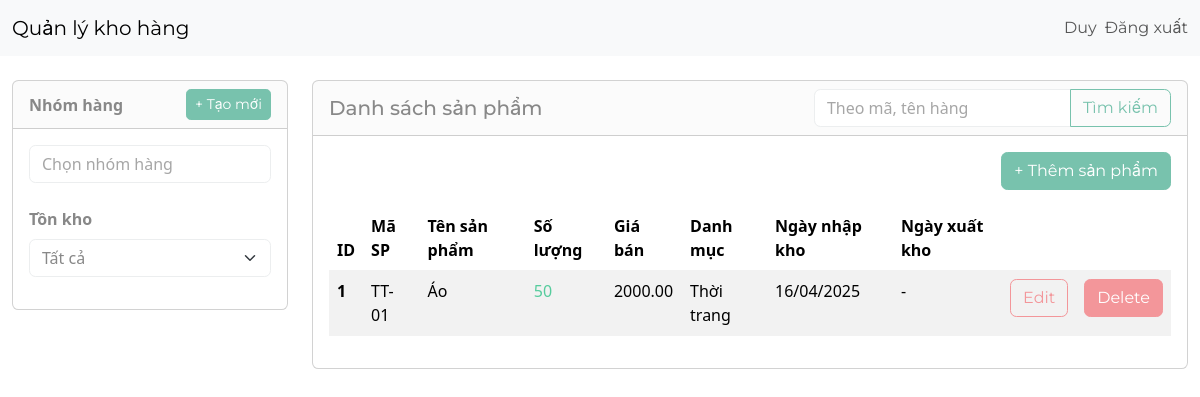
Before: /dashboard/ (signed in) with the older database file.
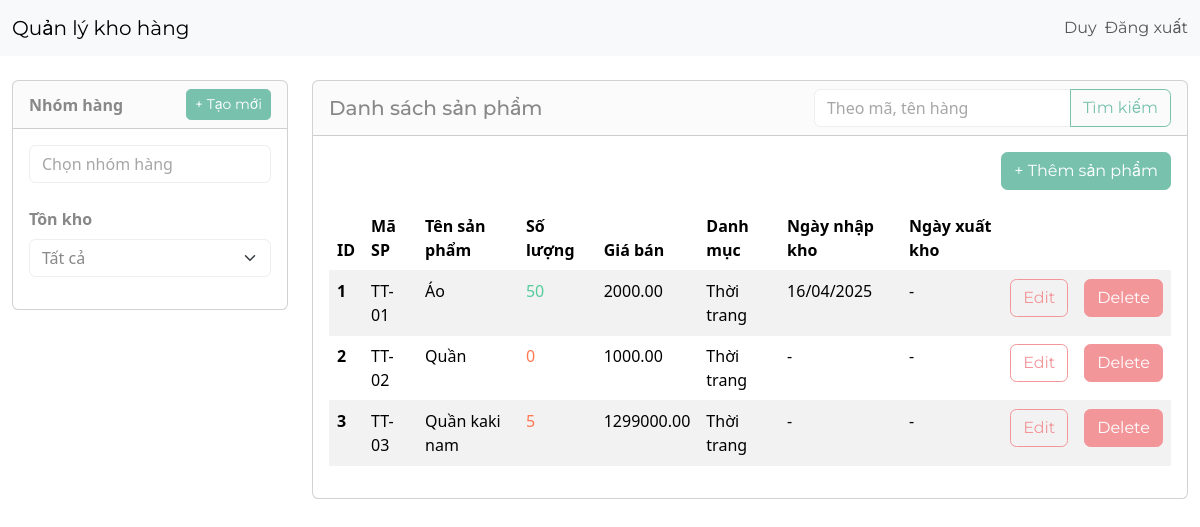
After: the same page with the newer database file.
### inventory/models.py (models this page shows, shortened)
class InventoryItem(models.Model):
	name = models.CharField(max_length=200)
	sku = models.CharField(max_length=50, unique=True, verbose_name="Mã sản phẩm")
	quantity = models.IntegerField()
	selling_price = models.DecimalField(max_digits=10, decimal_places=2, verbose_name="Giá bán")
	category = models.ForeignKey('Category', on_delete=models.SET_NULL, blank=True, null=True)
	product_group = models.ForeignKey(ProductGroup, on_delete=models.SET_NULL, blank=True, null=True, verbose_name="Nhóm hàng")
	date_created = models.DateTimeField(auto_now_add=True)
	user = models.ForeignKey(User, on_delete=models.CASCADE)
	date_stocked = models.DateField(verbose_name="Ngày nhập kho", null=True, blank=True)
	date_sold = models.DateField(verbose_name="Ngày xuất kho", null=True, blank=True)

class Category(models.Model):
	name = models.CharField(max_length=200)
	class Meta:
		verbose_name_plural = 'categories'

### inventory/views.py (the view, shortened to what this page needs)
# urls.py: path('dashboard/', Dashboard.as_view(), name='dashboard'),
class Dashboard(LoginRequiredMixin, View):
	def get(self, request):
		search_query = request.GET.get('q', None)
		selected_group_ids = request.GET.getlist('product_group_filter')
		stock_filter = request.GET.get('stock_filter', None)
		user_items = InventoryItem.objects.filter(user=self.request.user.id)
		if search_query:
			user_items = user_items.filter(
				Q(name__icontains=search_query) | Q(sku__icontains=search_query)
			)
		selected_group_ids_int = []
		if selected_group_ids:
			for gid_str in selected_group_ids:
				if gid_str.isdigit():
					selected_group_ids_int.append(int(gid_str))
		if selected_group_ids_int: # Chỉ lọc nếu có ID hợp lệ
			user_items = user_items.filter(product_group__id__in=selected_group_ids_int)
		low_inventory_ids = list(InventoryItem.objects.filter(user=self.request.user.id, quantity__lte=LOW_QUANTITY).values_list('id', flat=True))
		all_product_groups = ProductGroup.objects.all().order_by('name')
		product_group_form = ProductGroupForm()
		items = user_items.order_by('id')
		context = {
			'items': items,
			'low_inventory_ids': low_inventory_ids, # Giữ nguyên từ code gốc
			'all_product_groups': all_product_groups,
			'selected_group_ids': selected_group_ids_int, # Truyền lại ID đã chọn (dạng số nguyên)
			'product_group_form': product_group_form,
			'search_query': search_query,
			'stock_filter': stock_filter,
		}
		return render(request, 'inventory/dashboard.html', context)

### inventory/forms.py
class ProductGroupForm(forms.ModelForm):
	class Meta:
		model = ProductGroup
		fields = ['name']
		labels = {
			'name': 'Tên nhóm hàng',
		}
		widgets = {
            'name': forms.TextInput(attrs={'class': 'form-control','placeholder': 'Nhập tên nhóm hàng'}),
        }

### inventory/templates/inventory/dashboard.html (shortened to what this page needs)
{% extends 'inventory/base.html' %}
{% load crispy_forms_tags %}
{% block content %}
<div class="container-fluid mt-4">
    <div class="row">
        <div class="col-md-3">
            <div class="card mb-4">
                <div class="card-header d-flex justify-content-between align-items-center">
                    <strong>Nhóm hàng</strong>
                    <a href="#" class="btn btn-sm btn-primary" data-bs-toggle="modal" data-bs-target="#createProductGroupModal">
                        + Tạo mới
                    </a>
                </div>
                <div class="card-body">
                    <form method="GET" action="{% url 'dashboard' %}" id="filterForm">
                        <div class="dropdown mb-3 w-100">
                            <input type="text" class="form-control" id="groupSearchInput"
                                    placeholder="Chọn nhóm hàng" readonly
                                    data-bs-toggle="dropdown" aria-expanded="false">
                        </div>
                        <div class="mt-4">
                            <strong class="d-block mb-2">Tồn kho</strong>
                            <div class="dropdown mb-3 w-100">
                                <select class="form-select" name="stock_filter" id="stockFilter">
                                    <option value="">Tất cả</option>
                                </select>
                            </div>
                        </div>
                    </form>
                </div>
            </div>
        </div>
            <div class="col-md-9">
                <div class="card">
					<div class="card-header d-flex justify-content-between align-items-center">
						<h5 class="mb-0">Danh sách sản phẩm</h5>
						<div>
							<form method="GET" action="{% url 'dashboard' %}" class="d-flex mb-0">
								<div class="input-group">
									<input type="text" name="q" class="form-control" placeholder="Theo mã, tên hàng" value="{{ search_query | default:'' }}">
									<button class="btn btn-outline-primary" type="submit">Tìm kiếm</button>
								</div>
							</form>
						</div>
					</div>
				<div class="card-body">
					<div class="d-flex justify-content-end mb-3">
						<a href="{% url 'add-item' %}" class="btn btn-primary">+ Thêm sản phẩm</a>
					</div>
				<div class="table-responsive">
					<table class="table table-hover table-striped">
						<thead>
							<tr>
								<th scope="col">ID</th>
								<th scope="col">Mã SP</th>
								<th scope="col">Tên sản phẩm</th>
								<th scope="col">Số lượng</th>
								<th scope="col">Giá bán</th>
								<th scope="col">Danh mục</th>
								<th scope="col">Ngày nhập kho</th>
								<th scope="col">Ngày xuất kho</th>
								<th scope="col"></th>
								<th scope="col"></th>
							</tr>
						</thead>
						<tbody>
							{% for item in items %}
							<tr>
								<th scope="row">{{ forloop.counter }}</th>
								<td>{{ item.sku }}</td>
								<td>{{ item.name }}</td>
								{% if item.id in low_inventory_ids %}
									<td class="text-danger">{{ item.quantity }}</td>
								{% else %}
									<td class="text-success">{{ item.quantity }}</td>
								{% endif %}
								<td>{{ item.selling_price }}</td>
								<td>{{ item.category.name }}</td>
								<td>{{ item.date_stocked|date:"d/m/Y"|default:"-" }}</td>
								<td>{{ item.date_sold|date:"d/m/Y"|default:"-" }}</td>
								<td><a href="{% url 'edit-item' item.id %}" class="btn btn-outline-secondary">Edit</a></td>
								<td><a href="{% url 'delete-item' item.id %}" class="btn btn-secondary">Delete</a></td>
							</tr>
							{% endfor %}
						</tbody>
					</table>
				</div>
			</div>
		</div>
	</div>
</div>
{% endblock content %}

### inventory/templates/inventory/base.html (shortened to what this page needs)
<!DOCTYPE html>
<html lang="en">
<head>
	<link href="https://bootswatch.com/5/minty/bootstrap.min.css" rel="stylesheet">
	<link rel="stylesheet" href="https://cdnjs.cloudflare.com/ajax/libs/font-awesome/6.0.0/css/all.min.css">
</head>
<body>
	{% include 'inventory/navigation.html' %}
	{% block content %}
	{% endblock content %}
</body>
</html>

### inventory/templates/inventory/navigation.html (shortened to what this page needs)
<nav class="navbar navbar-expand-lg bg-light">
	<div class="container-fluid">
		<a class="navbar-brand" href="{% url 'index' %}">Quản lý kho hàng</a>
		<div class="collapse navbar-collapse justify-content-end" id="navbarNav">
			<ul class="navbar-nav">
				{% if user.is_authenticated %}
                    <li class="nav-item">
                        <a class="nav-link" href="#">{{ user.username }}</a>
                    </li>
                    <li class="nav-item">
                        <form method="post" action="{% url 'logout' %}" id="logout-form" class="d-inline">
                            <button type="submit" class="nav-link btn btn-link" style="display: inline; cursor: pointer; padding: var(--bs-nav-link-padding-y) var(--bs-nav-link-padding-x); color: var(--bs-nav-link-color);">Đăng xuất</button>
                        </form>
                    </li>
				{% endif %}
			</ul>
		</div>
	</div>
</nav>

Changed rows visible on the page:
added InventoryItem: sku "TT-02", name "Quần", quantity "0", selling_price "1000.00", category.name "Thời trang", date_stocked "-", date_sold "-"
added InventoryItem: sku "TT-03", name "Quần kaki nam", quantity "5", selling_price "1299000.00", category.name "Thời trang", date_stocked "-", date_sold "-"
